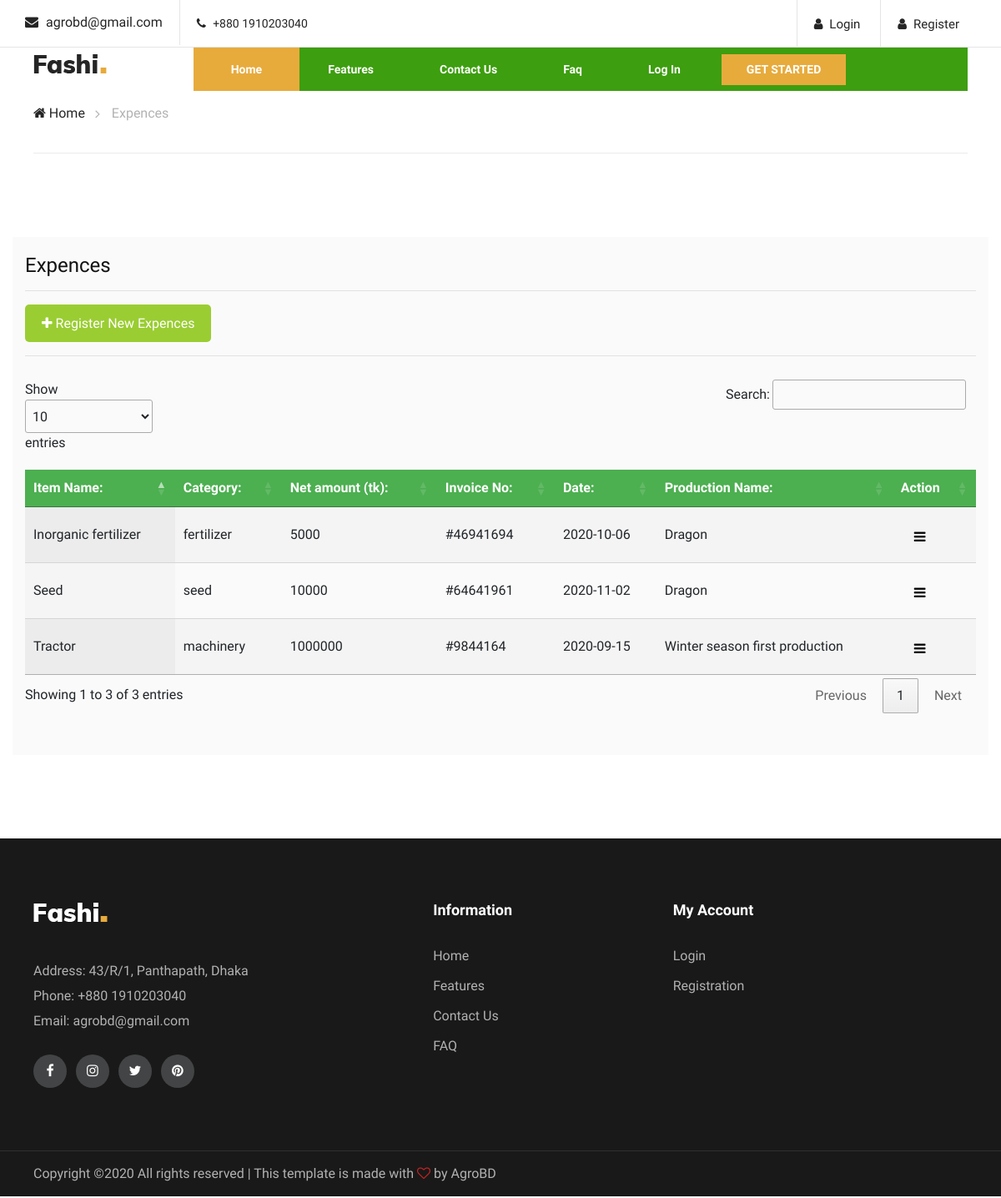
Page /expences.php on the earlier database version.
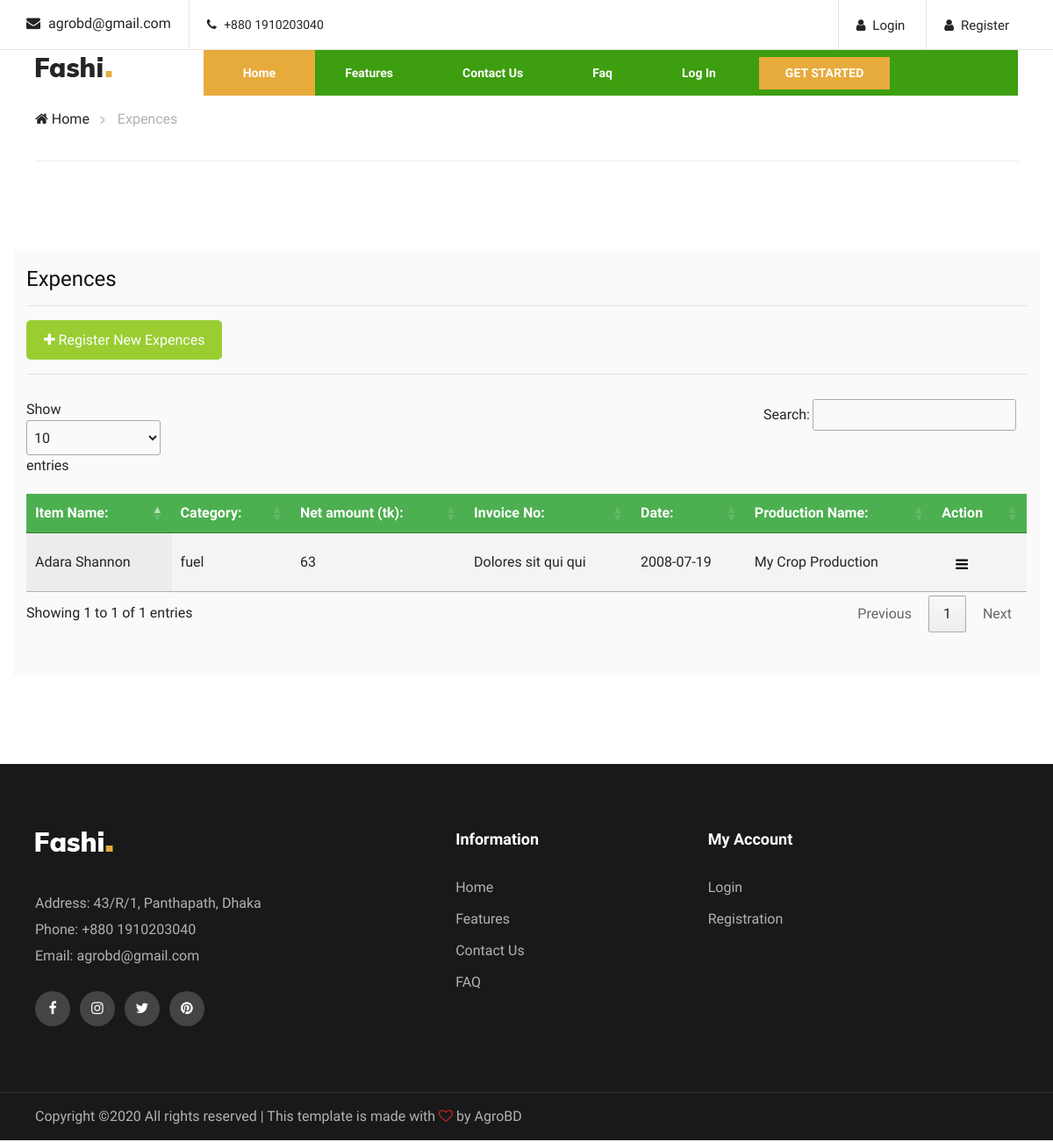
Same page on the later database version.
### tables this page shows
CREATE TABLE `expences` (
  `e_id` int(11) NOT NULL,
  `item_name` varchar(30) NOT NULL,
  `category` varchar(20) NOT NULL,
  `net_amount` int(11) NOT NULL,
  `invoice_no` varchar(20) NOT NULL,
  `date` date NOT NULL,
  `cropProduction_id` int(11) NOT NULL,
  `uid` int(11) NOT NULL,
  `created_date` timestamp NOT NULL DEFAULT current_timestamp() ON UPDATE current_timestamp()
);

CREATE TABLE `crop_productions` (
  `cropProduction_id` int(11) NOT NULL,
  `cropProduction_name` varchar(30) NOT NULL,
  `crop_name` varchar(30) NOT NULL,
  `location` varchar(50) NOT NULL,
  `uid` int(11) NOT NULL,
  `created_at` timestamp NOT NULL DEFAULT current_timestamp() ON UPDATE current_timestamp()
);

### expences.php (the view, shortened to what this page needs)
<?php include'includes/head.php';
include'includes/navbar.php';
$conn = connect();
?>
</head>
<body>
    <div class="breacrumb-section">
        <div class="container">
            <div class="row">
                <div class="col-lg-12">
                    <div class="breadcrumb-text">
                        <a href="index"><i class="fa fa-home"></i> Home</a>
                        <span>Expences</span>
                    </div>
                </div>
            </div>
        </div>
    </div>
    <section class="homenav">
        <div class="container production_box">
            <h4>Expences</h4>
            <hr>
            <div class="">
                <button id="myBtn" style="float: none;"><i class="fa fa-plus" aria-hidden="true"></i> Register New
                    Expences</button>
                <hr>
                <table id="example" class="display">
                    <thead>
                        <tr>
                            <th>Item Name:</th>
                            <th>Category:</th>
                            <th>Net amount (tk):</th>
                            <th>Invoice No:</th>
                            <th>Date:</th>
                            <th>Production Name:</th>
                            <th>Action</th>
                        </tr>
                    </thead>
                    <tbody>
                        <?php
                            $sql= "SELECT * FROM expences as e, crop_productions as c WHERE e.cropProduction_id = c.cropProduction_id";
                            $result = $conn->query($sql);
                                while ($row = $result-> fetch_assoc()):
                            ?>
                        <tr>
                            <td><?php echo $row["item_name"]; ?></td>
                            <td><?php echo $row["category"]; ?></td>
                            <td><?php echo $row["net_amount"]; ?></td>
                            <td><?php echo $row["invoice_no"]; ?></td>
                            <td><?php echo $row["date"]; ?></td>
                            <td><?php echo $row["cropProduction_name"]; ?></td>
                            <td>
                                <div class="dropdown">
                                    <button class="dropbtn"><i class="fa fa-bars"></i></button>
                                </div>
                            </td>
                        </tr>
                        <?php endwhile;?>
                    </tbody>
                </table>
            </div>
        </div>
    </section>
    <?php
include'includes/footer.php';?>
</body>
</html>

### includes/head.php (shortened to what this page needs)
<!DOCTYPE html>
<html lang="eng">
<head>
  <link rel="stylesheet" href="css/bootstrap.min.css" type="text/css">
  <link rel="stylesheet" href="css/font-awesome.min.css" type="text/css">
  <link rel="stylesheet" href="css/themify-icons.css" type="text/css">
  <link rel="stylesheet" href="css/elegant-icons.css" type="text/css">
  <link rel="stylesheet" href="css/owl.carousel.min.css" type="text/css">
  <link rel="stylesheet" href="css/nice-select.css" type="text/css">
  <link rel="stylesheet" href="css/jquery-ui.min.css" type="text/css">
  <link rel="stylesheet" href="css/slicknav.min.css" type="text/css">
  <link rel="stylesheet" href="css/style.css" type="text/css">
  <link rel="stylesheet" type="text/css" href="https://cdn.datatables.net/1.10.22/css/jquery.dataTables.min.css">
  <link rel="stylesheet" type="text/css"
    href="https://cdnjs.cloudflare.com/ajax/libs/bootstrap-sweetalert/1.0.1/sweetalert.css">

### includes/navbar.php (shortened to what this page needs)
<header class="header-section">
    <div class="header-top">
        <div class="container">
            <div class="ht-left">
                <div class="mail-service">
                    <i class=" fa fa-envelope"></i>
                    agrobd@gmail.com
                </div>
                <div class="phone-service">
                    <i class=" fa fa-phone"></i>
                    +880 1910203040
                </div>
            </div>
            <div class="ht-right">
                <?php if(isset($_SESSION['isLoggedIn'])){?>
                <a href="logout" class="login-panel"><i class="fa fa-sign-out"></i>Logout</a>
                <a href="index" class="login-panel"><i class="fa fa-user"></i><?=$_SESSION['name']?></a>
                <?php }else{ ?>
                <a href="login" class="login-panel"><i class="fa fa-user"></i>Login</a>
                <a href="register" class="reg-panel"><i class="fa fa-user"></i>Register</a>
                <?php } ?>
            </div>
        </div>
    </div>
    <div class="container">
        <div class="inner-header">
            <div class="row">
                <div class="col-lg-2 col-md-2">
                    <div class="logo">
                        <a href="./index">
                            <img src="img/logo.png" alt="">
                        </a>
                    </div>
                </div>
                <div class="col-lg-10 col-md-10">
                    <div class="nav-item">
                        <div class="container">
                            <nav class="nav-menu mobile-menu">
                                <ul>
                                    <?php if(isset($_SESSION['isLoggedIn'])){?>
                                    <li class="active"><a href="index.php">Home</a></li>
                                    <li><a href="contact">Contact Us</a></li>
                                    <li><a href="seasonplan">Season Plan</a></li>
                                    <li><a href="cropplant">Create Production</a></li>
                                    <?php }else{ ?>
                                    <li class="active"><a href="index.php">Home</a></li>
                                    <li><a href="#feature">Features</a></li>
                                    <li><a href="contact_us">Contact Us</a></li>
                                    <li><a href="faq">Faq</a></li>
                                    <li><a href="login.php">Log In</a></li>
                                    <a href="register.php" class="nav-primary-btn">Get Started</a>
                                    <?php } ?>
                                </ul>
                            </nav>
                        </div>
                    </div>
                </div>
            </div>
        </div>
    </div>
</header>

### includes/footer.php (shortened to what this page needs)
<footer class="footer-section">
    <div class="container">
        <div class="row">
            <div class="col-lg-4 col-md-5">
                <div class="footer-left">
                    <div class="footer-logo">
                        <a href="index"><img src="img/footer-logo.png" alt=""></a>
                    </div>
                    <ul>
                        <li>Address: 43/R/1, Panthapath, Dhaka</li>
                        <li>Phone: +880 1910203040</li>
                        <li>Email: agrobd@gmail.com</li>
                    </ul>
                    <div class="footer-social">
                        <a href="#"><i class="fa fa-facebook"></i></a>
                        <a href="#"><i class="fa fa-instagram"></i></a>
                        <a href="#"><i class="fa fa-twitter"></i></a>
                        <a href="#"><i class="fa fa-pinterest"></i></a>
                    </div>
                </div>
            </div>
            <div class="col-lg-3 col-md-3 offset-lg-1 offset-md-1">
                <div class="footer-widget">
                    <h5>Information</h5>
                    <ul>
                        <li><a href="index">Home</a></li>
                        <li><a href="index">Features</a></li>
                        <li><a href="">Contact Us</a></li>
                        <li><a href="faq">FAQ</a></li>
                    </ul>
                </div>
            </div>
            <div class="col-lg-4 col-md-3">
                <div class="footer-widget">
                    <h5>My Account</h5>
                    <ul>
                        <li><a href="login">Login</a></li>
                        <li><a href="register">Registration</a></li>
                    </ul>
                </div>
            </div>
        </div>
    </div>
    <div class="copyright-reserved">
        <div class="container">
            <div class="row">
                <div class="col-lg-12">
                    <div class="copyright-text">
                        Copyright &copy; All rights reserved | This template is made with <i class="fa fa-heart-o"
                            aria-hidden="true"></i> by <a href="https://colorlib.com" target="_blank">AgroBD</a>
                    </div>
                </div>
            </div>
        </div>
    </div>
</footer>

Differences in the rows shown:
removed expences: item_name "Seed", category "seed", net_amount "10000", invoice_no "#64641961", date "2020-11-02", cropProduction.cropProduction_name "Dragon"
removed expences: item_name "Inorganic fertilizer", category "fertilizer", net_amount "5000", invoice_no "#46941694", date "2020-10-06", cropProduction.cropProduction_name "Dragon"
removed expences: item_name "Tractor", category "machinery", net_amount "1000000", invoice_no "#9844164", date "2020-09-15", cropProduction.cropProduction_name "Winter season first production"
added expences: item_name "Adara Shannon", category "fuel", net_amount "63", invoice_no "Dolores sit qui qui", date "2008-07-19", cropProduction.cropProduction_name "My Crop Production"
Other differences:
text written by a page script: "Show entries Search: Showing 1 to 3 of 3 entries Previous 1 Next" → "Show entries Search: Showing 1 to 1 of 1 entries Previous 1 Next"
